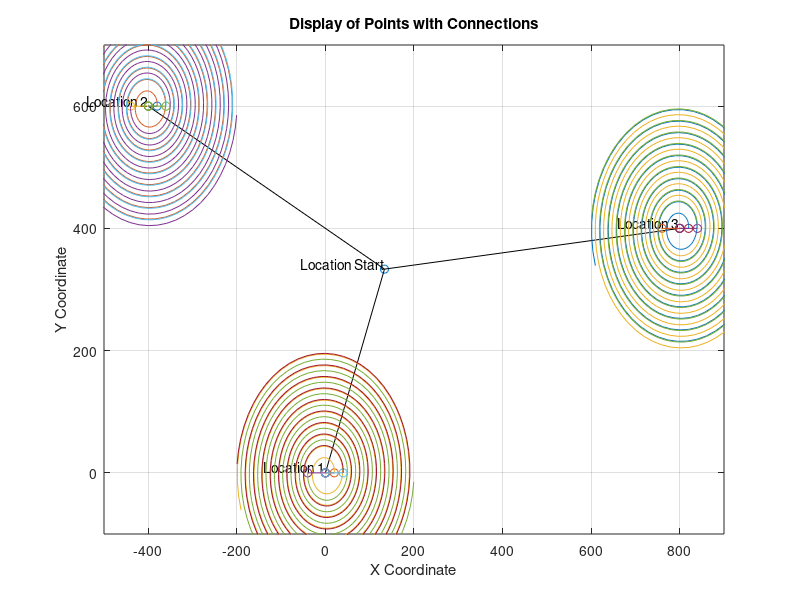

Here is the MATLAB script that generated this plot:
clc
clear
%%
% Three known coordinate points
location_1=[0,0];
location_2=[-400,600];
location_3=[800,400];
% Calculate the coordinates of the fourth point
location_start=[(location_1(1)+location_2(1)+location_3(1))/3,(location_1(2)+location_2(2)+location_3(2))/3];

% Store the x-coordinates and y-coordinates of all points in two arrays
x = [location_1(1), location_2(1), location_3(1), location_start(1)];
y = [location_1(2), location_2(2), location_3(2), location_start(2)];

% draw points
figure; % Create a graphics window
plot(x, y, 'o'); % 'o'Specifies to draw points instead of lines
grid on; % show grid

% Set axis labels
xlabel('X Coordinate');
ylabel('Y Coordinate');
title('Display of Points with Connections');

% Draw lines from location_start to three other points
hold on; % hold on; % Draw lines from location_start to three other points
plot([location_start(1), location_1(1)], [location_start(2), location_1(2)], 'k-');
plot([location_start(1), location_2(1)], [location_start(2), location_2(2)], 'k-');
plot([location_start(1), location_3(1)], [location_start(2), location_3(2)], 'k-');

% Add text labels to each point
text(location_1(1), location_1(2), 'Location 1', 'VerticalAlignment', 'bottom', 'HorizontalAlignment', 'right');
text(location_2(1), location_2(2), 'Location 2', 'VerticalAlignment', 'bottom', 'HorizontalAlignment', 'right');
text(location_3(1), location_3(2), 'Location 3', 'VerticalAlignment', 'bottom', 'HorizontalAlignment', 'right');
text(location_start(1), location_start(2), 'Location Start', 'VerticalAlignment', 'bottom', 'HorizontalAlignment', 'right');

% Adjust axis ranges to better display points and lines
axis([min(x)-100 max(x)+100 min(y)-100 max(y)+100]);
%%
% location_1
% Determine the number of search and rescue vessels and draw a trajectory map
number=2;%number<R/(2*r)
t_sum=zeros(1,number);
n_min=0;
for n=1:1:number
        % search radius
        R=200;
        % Determine sonar radius
        r=10;
        % Parameters that define the spiral
        a = 2*r*n; % Coil spacing parameters of the spiral
        b = 3; % spiral radius growth rate
        % Define the extent of the spiral
        theta = linspace(0, (R-a)/b, 500);
        distance=a + b*theta;
        for i=1:1:n
            x = distance .* cos(theta+2*i*pi/n)+ location_1(1);
            y = distance .* sin(theta+2*i*pi/n)+ location_1(2);
            plot([location_1(1), location_1(1)+a .* cos(2*i*pi/n)], [location_1(2), location_1(2)+a .* sin(2*i*pi/n)], 'o-');hold on
            plot(x, y);hold on;
        end
        % Define arc length integral expression
        dr_dtheta=b;%Spiral derivative
        arc_length_expression = @(theta) sqrt((a + b*theta).^2 + dr_dtheta.^2);%路程与时间t
        %The relationship between success rate and time t
        % Calculate arc length
        arc_length = integral(arc_length_expression, 0, (R-a)/b);
        %Calculate scan time
        depth=linspace(3000, 50000, (arc_length/(2*a)+1));%depth
        t_per=depth./750.+300;%The speed of sound propagates at every point
        v=6;
        t_sum(n)=arc_length/v+sum(t_per(:));%Calculate total time
end
%%
% location_2
% Determine the number of search and rescue vessels and draw a trajectory map
number=2;%number<R/(2*r)
t_sum=zeros(1,number);
n_min=0;
for n=1:1:number
        % search radius
        R=200;
        % Determine sonar radius
        r=10;
        % Parameters that define the spiral
        a = 2*r*n; % Coil spacing parameters of the spiral
        b = 3; % spiral radius growth rate
        % Define the extent of the spiral
        theta = linspace(0, (R-a)/b, 500);
        distance=a + b*theta;
        for i=1:1:n
            x = distance .* cos(theta+2*i*pi/n)+ location_2(1);
            y = distance .* sin(theta+2*i*pi/n)+ location_2(2);
            plot([location_2(1), location_2(1)+a .* cos(2*i*pi/n)], [location_2(2), location_2(2)+a .* sin(2*i*pi/n)], 'o-');hold on
            plot(x, y);hold on;
        end
        dr_dtheta=b;
        arc_length_expression = @(theta) sqrt((a + b*theta).^2 + dr_dtheta.^2);
        arc_length = integral(arc_length_expression, 0, (R-a)/b);
        depth=linspace(3000, 50000, (arc_length/(2*a)+1));
        t_per=depth./750.+300;
        v=6;
        t_sum(n)=arc_length/v+sum(t_per(:));
end
%%
%location_3
number=2;%number<R/(2*r)
t_sum=zeros(1,number);
n_min=0;
for n=1:1:number
        R=200;
        r=10;
        a = 2*r*n;
        b = 3;
        theta = linspace(0, (R-a)/b, 500);
        distance=a + b*theta;
        for i=1:1:n
            x = distance .* cos(theta+2*i*pi/n)+ location_3(1);
            y = distance .* sin(theta+2*i*pi/n)+ location_3(2);
            plot([location_3(1), location_3(1)+a .* cos(2*i*pi/n)], [location_3(2), location_3(2)+a .* sin(2*i*pi/n)], 'o-');hold on
            plot(x, y);hold on;
        end
        dr_dtheta=b;
        arc_length_expression = @(theta) sqrt((a + b*theta).^2 + dr_dtheta.^2);
        arc_length = integral(arc_length_expression, 0, (R-a)/b);
        depth=linspace(3000, 50000, (arc_length/(2*a)+1));
        t_per=depth./750.+300;
        v=6;
        t_sum(n)=arc_length/v+sum(t_per(:));
end